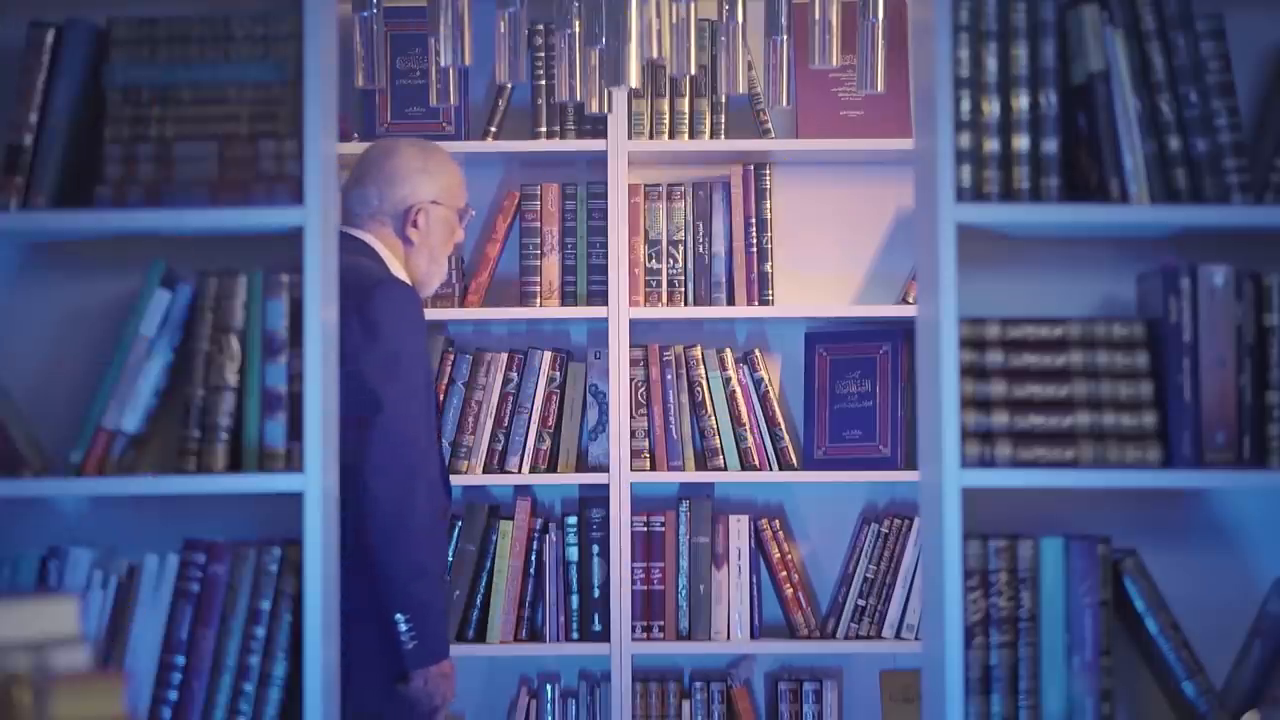
#> input picture frame 107 of videos/v1.mp4, 1280 x 720 px
$ python read.py
#> lines starting #> are read from the running program, lines starting #| are printed output that depends on the picture
#> further down, frame is the input picture: shape (720, 1280, 3); mean B, G, R 125, 84.6, 82.4
import cv2 as cv

# # Reading images
# img = cv.imread(r'C:\Users\monta\Desktop\Opencv\photos\ax7.jpg')
# cv.imshow('ali', img)
# cv.waitKey(0)


def rescaleFrame(Frame, scale=0.25):

#> called with scale = 0.25
    width = int(Frame.shape[1]*scale)
#> width = 320
    height = int(Frame.shape[0]*scale)
#> height = 180

    dimensions = (width, height)
#> dimensions = (320, 180)
    return cv.resize(Frame, dimensions, interpolation=cv.INTER_AREA)
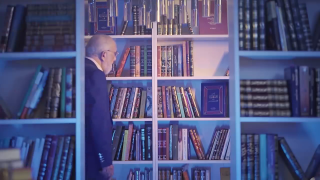
#> returned value: shape (180, 320, 3); mean of channels 0, 1, 2 125, 84.6, 82.4; drawn as B, G, R

# change Resolution
#!!! only works with live Videos


# Reading videos
capture = cv.VideoCapture(r'C:\Users\monta\Desktop\Opencv\videos\v1.mp4')

while True:
    isTrue, frame = capture.read()
    frame_resized = rescaleFrame(frame)

    cv.imshow('Video', frame)
    cv.imshow('Video resized', frame_resized)

    if cv.waitKey(20) & 0xFF == ord('d'):
#> (key Esc is pressed here)
        break
capture.release()
cv.destroyAllWindows()
